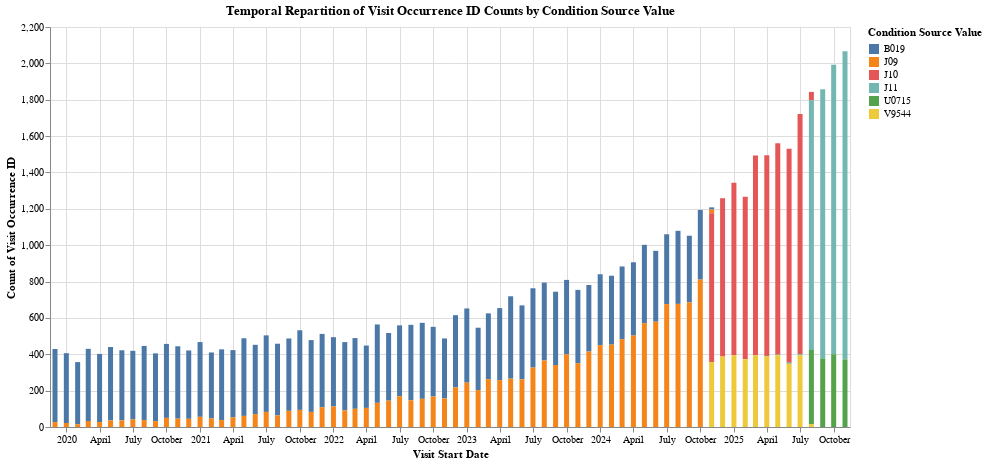

Write notebook code for a chart like this one.
### Markdown cell above
Plot the temporal repartition of *visit_occurrence_id* counts for each *condition_source_value*.

Tip : you can group the `df_cond_fix` DataFrame by *visit_start_date* and *condition_source_value*, and count the number of *visit_occurrence_id* for each group, using the following command :
```python
 DataFrame.groupby(['key1', 'key2'], as_index=False).visit_occurrence_id.count()
 ```

### Code cell
temporal_repartition = df_cond_fix.groupby(['visit_start_date','condition_source_value'])['condition_occurrence_id'].count().reset_index()

chart = alt.Chart(temporal_repartition).mark_bar().encode(
    x=alt.X('visit_start_date:T', title='Visit Start Date'),
    y=alt.Y('condition_occurrence_id:Q', title='Count of Visit Occurrence ID'),
    color=alt.Color('condition_source_value:N', title='Condition Source Value')
).properties(
    title='Temporal Repartition of Visit Occurrence ID Counts by Condition Source Value',
    width=800,
    height=400
)
chart

### Figure 1 — Vega-Lite specification as saved in the notebook (floating-point values rounded to 4 significant figures; data arrays with more than 128 entries replaced by an {"elided": "..."} marker saying what was removed)
{"config": {"view": {"continuousWidth": 300, "continuousHeight": 300}}, "data": {"name": "data-64760aa1ff0d5f5e96ff7ac6edf8b3d3"}, "mark": {"type": "bar"}, "encoding": {"color": {"field": "condition_source_value", "title": "Condition Source Value", "type": "nominal"}, "x": {"field": "visit_start_date", "title": "Visit Start Date", "type": "temporal"}, "y": {"field": "condition_occurrence_id", "title": "Count of Visit Occurrence ID", "type": "quantitative"}}, "height": 400, "title": "Temporal Repartition of Visit Occurrence ID Counts by Condition Source Value", "width": 800, "$schema": "https://vega.github.io/schema/vega-lite/v5.20.1.json", "datasets": {"data-64760aa1ff0d5f5e96ff7ac6edf8b3d3": {"elided": "157 records"}}}
